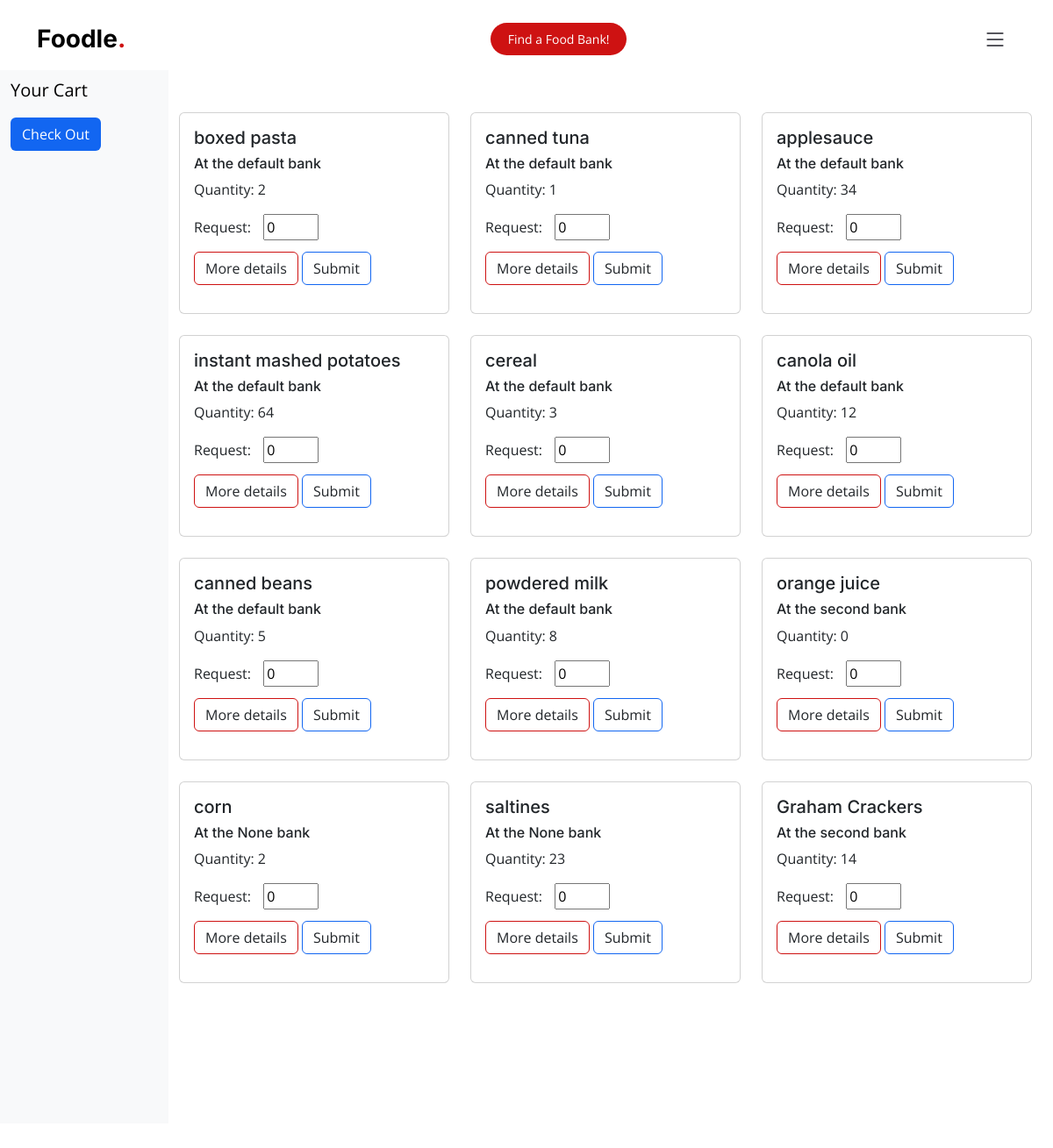
The page /inventory (signed in) on the database its author committed.
### app.py (models this page shows, shortened)
class Inventory(db.Model):
    id= db.Column(db.Integer, primary_key=True)
    name = db.Column(db.String)
    qty = db.Column(db.Integer)
    description = db.Column(db.String(255))
    bank = db.Column(db.String(255))
    tags = db.Column(db.String(255))
    total_tags = db.Column(db.String(255), default="Vegan|Vegetarian|Gluten-free|Dairy-free|Nut-free|Non-GMO|Sugar-free|Halal|Kosher")

### app.py (the view, shortened to what this page needs)
@app.route('/inventory', methods=["POST","GET"])
@login_required
def inventory():
    all_inventory = Inventory.query.all()
    cart = session.get('cart', [])
    session['cart'] = cart
    return render_template("inventory.html", invent_list=all_inventory, cart=cart)

### app.py (called while the page is built)
@login_manager.user_loader
def load_user(user_id):
    return User.query.get(int(user_id))

### templates/inventory.html (shortened to what this page needs)
{%extends "base.html"%}
{%block content%}
<section class="seperate ">
  <div class="row vh-100 overflow-auto">
    <div class="col-12 col-sm-3 col-xl-2 px-sm-2 px-0 bg-light d-flex sticky-top">
      <div class="d-flex flex-sm-column flex-row flex-grow-1 align-items-center align-items-sm-start px-3 pt-2 text-clack">
        <a href="/" class="d-flex align-items-center pb-sm-3 mb-md-0 me-md-auto text-black text-decoration-none">
          <span class="fs-5">Your Cart</span>
        </a>
        <ul class="nav nav-pills flex-sm-column flex-row flex-nowrap flex-shrink-1 flex-sm-grow-0 flex-grow-1 mb-sm-auto mb-0 justify-content-center align-items-center align-items-sm-start" id="menu">
          <form action="/inventory" method="POST">
            <li>
              <button type="submit" class="btn" style = "background-color: #1266f1; color: white" name="checkout">Check Out</button>
            </li>
          </form>
        </ul>
      </div>
    </div>
      <div class="col d-flex flex-column h-100">
        <div class="row">
          <div class="row row-cols-1 row-cols-md-3 g-4">
            {%for thing in invent_list%}
            <div class="col">
              <div class="card">
                <form action="/inventory" method="POST">
                <div class="card-body">
                  <h5 class="card-title">{{thing.name}}</h5>
                  <h6>At the {{thing.bank}} bank</h6>
                  <p class="card-text">
                    <label for="qty">Quantity: {{thing.qty}}</label>
                <p style="display: inline-block; margin-right: 10px;">Request:</p>
                <input type="number" id="qty" name="qty" min="0" max="100" step="1" value="0" style="display: inline-block; ">
                <br>
                <button type="button" class="btn" style="border-color:#ce1212; border-width: 1.5px;" data-bs-toggle="modal" data-bs-target="#exampleModal{{ loop.index }}">
                  More details
                </button>
                <button type="submit" class="btn" style="border-color:#1266f1; border-width: 1.5px;"name="food_picked">Submit</button>
                  </p>
                </div>
              </form>
              </div>
            </div>
            {%endfor%}
          </div>
      </div>
  </div>
</div>
</section>
{%endblock%}

### templates/base.html (shortened to what this page needs)
<!doctype html>
<html lang="en">
  <head>
    <link href="static/assets/vendor/bootstrap/css/bootstrap.min.css" rel="stylesheet">
    <link href="static/assets/vendor/bootstrap-icons/bootstrap-icons.css" rel="stylesheet">
    <link href="static/assets/vendor/aos/aos.css" rel="stylesheet">
    <link href="static/assets/vendor/glightbox/css/glightbox.min.css" rel="stylesheet">
    <link href="static/assets/vendor/swiper/swiper-bundle.min.css" rel="stylesheet">
    <link href="static/assets/css/main.css" rel="stylesheet">
  </head>
  <body>
    <header id="header" class="header fixed-top d-flex align-items-center">
      <div class="container d-flex align-items-center justify-content-between">
        <a href="/" class="logo d-flex align-items-center me-auto me-lg-0">
          <h1>Foodle<span>.</span></h1>
        </a>
        <a class="btn-book-a-table" href="/">Find a Food Bank!</a>
        <i class="mobile-nav-toggle mobile-nav-show bi bi-list"></i>
      </div>
    </header>
    {%block content%}
    {%endblock%}
  </body>
</html>

### static/assets/css/main.css (style rules this page uses)
:root { --font-default: "Open Sans", system-ui, -apple-system, "Segoe UI", Roboto, "Helvetica Neue", Arial, "Noto Sans", "Liberation Sans", sans-serif, "Apple Color Emoji", "Segoe UI Emoji", "Segoe UI Symbol", "Noto Color Emoji"; --font-primary: "Amatic SC", sans-serif; --font-secondary: "Inter", sans-serif; }
:root { --color-default: #212529; --color-primary: #ce1212; --color-secondary: #37373f; }
:root { scroll-behavior: smooth; }
body { font-family: var(--font-default); color: var(--color-default); }
a { color: var(--color-primary); text-decoration: none; }
h1, h2, h3, h4, h5, h6 { font-family: var(--font-secondary); }
section { overflow: hidden; padding: 80px 0; scroll-margin-top: 90px; overflow: clip; }
.header { background: #fff; transition: all 0.5s; z-index: 997; height: 90px; border-bottom: 1px solid #fff; }
.header .logo h1 { font-size: 28px; font-weight: 700; color: #000; margin: 0; font-family: var(--font-secondary); }
.header .logo h1 span { color: var(--color-primary); }
.header .btn-book-a-table, .header .btn-book-a-table:focus { font-size: 14px; color: #fff; background: var(--color-primary); padding: 8px 20px; margin-left: 30px; border-radius: 50px; transition: 0.3s; }
@media (max-width: 1279px) { .mobile-nav-show { color: var(--color-secondary); font-size: 28px; cursor: pointer; line-height: 0; transition: 0.5s; z-index: 9999; margin: 0 10px 0 20px; } }

### rows shown on the page
Inventory: name "boxed pasta", bank "default", qty "2"
Inventory: name "canned tuna", bank "default", qty "1"
Inventory: name "applesauce", bank "default", qty "34"
Inventory: name "instant mashed potatoes", bank "default", qty "64"
Inventory: name "cereal", bank "default", qty "3"
Inventory: name "canola oil", bank "default", qty "12"
Inventory: name "canned beans", bank "default", qty "5"
Inventory: name "powdered milk", bank "default", qty "8"
Inventory: name "orange juice", bank "second", qty "0"
Inventory: name "corn", bank "None", qty "2"
Inventory: name "saltines", bank "None", qty "23"
Inventory: name "Graham Crackers", bank "second", qty "14"
